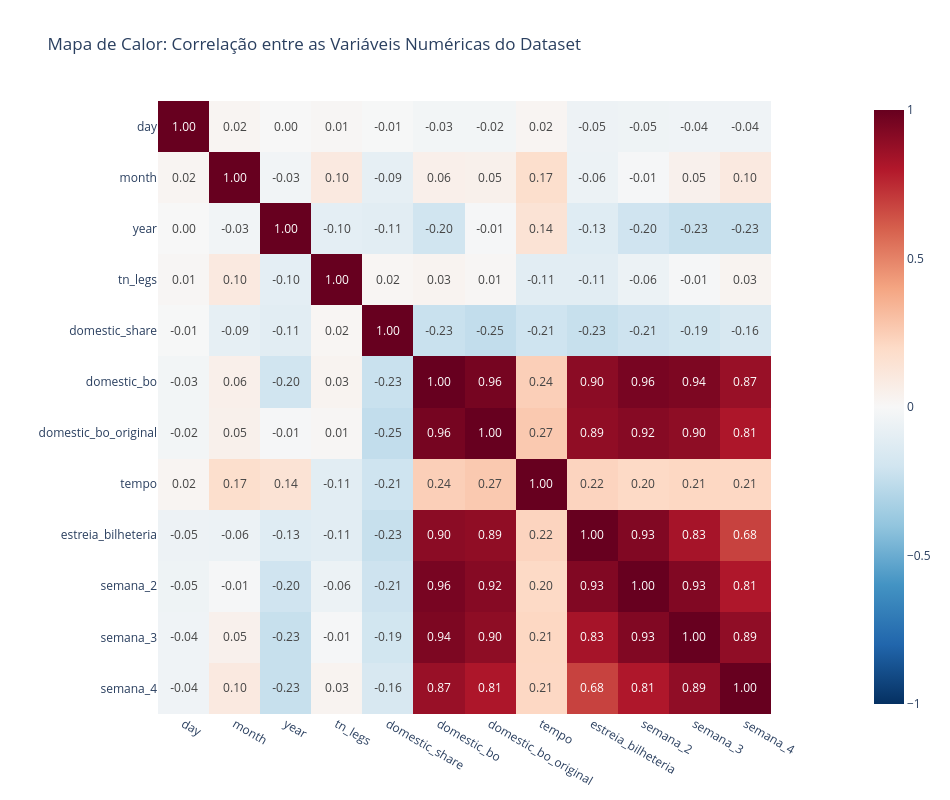

The notebook cell saved with this chart:
### Markdown cell above
### 1 | Mapa de calor geral:
___

### Code cell
df_numerico = df.select_dtypes(include=[np.number])

# 3. Calcula a matriz de correlação de Pearson
matriz_corr = df_numerico.corr()

# 4. Gera o Heatmap interativo com Plotly
fig = px.imshow(
    matriz_corr,
    text_auto='.2f',
    color_continuous_scale='RdBu_r',
    zmin=-1, zmax=1,
    title='Mapa de Calor: Correlação entre as Variáveis Numéricas do Dataset'
)

fig.update_layout(
    width=950,
    height=800,
    template='plotly_white'
)

fig.show()

### Figure 1 — Plotly figure (JSON) as saved in the notebook; plotly's stock layout.template omitted (floating-point values rounded to 4 significant figures; data arrays with more than 128 entries replaced by an {"elided": "..."} marker saying what was removed)
{"data": [{"coloraxis": "coloraxis", "hovertemplate": "x: %{x}<br>y: %{y}<br>color: %{z}<extra></extra>", "name": "0", "texttemplate": "%{z:.2f}", "type": "heatmap", "x": ["day", "month", "year", "tn_legs", "domestic_share", "domestic_bo", "domestic_bo_original", "tempo", "estreia_bilheteria", "semana_2", "semana_3", "semana_4"], "xaxis": "x", "y": ["day", "month", "year", "tn_legs", "domestic_share", "domestic_bo", "domestic_bo_original", "tempo", "estreia_bilheteria", "semana_2", "semana_3", "semana_4"], "yaxis": "y", "z": {"elided": "12x12 float values"}}], "layout": {"coloraxis": {"cmax": 1, "cmin": -1, "colorscale": [[0, "rgb(5,48,97)"], [0.1, "rgb(33,102,172)"], [0.2, "rgb(67,147,195)"], [0.3, "rgb(146,197,222)"], [0.4, "rgb(209,229,240)"], [0.5, "rgb(247,247,247)"], [0.6, "rgb(253,219,199)"], [0.7, "rgb(244,165,130)"], [0.8, "rgb(214,96,77)"], [0.9, "rgb(178,24,43)"], [1, "rgb(103,0,31)"]]}, "height": 800, "title": {"text": "Mapa de Calor: Correlação entre as Variáveis Numéricas do Dataset"}, "width": 950, "xaxis": {"anchor": "y", "constrain": "domain", "domain": [0, 1], "scaleanchor": "y"}, "yaxis": {"anchor": "x", "autorange": "reversed", "constrain": "domain", "domain": [0, 1]}}}
